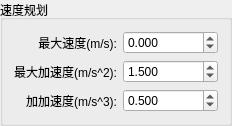
          <widget class="QGroupBox" name="groupBox_18">
           <property name="sizePolicy">
            <sizepolicy hsizetype="Preferred" vsizetype="Preferred">
             <horstretch>0</horstretch>
             <verstretch>0</verstretch>
            </sizepolicy>
           </property>
           <property name="title">
            <string>速度规划</string>
           </property>
           <layout class="QHBoxLayout" name="horizontalLayout_15">
            <item>
             <layout class="QVBoxLayout" name="verticalLayout_8">
              <item>
               <widget class="QLabel" name="label_20">
                <property name="text">
                 <string>最大速度(m/s):</string>
                </property>
                <property name="alignment">
                 <set>Qt::AlignRight|Qt::AlignTrailing|Qt::AlignVCenter</set>
                </property>
               </widget>
              </item>
              <item>
               <widget class="QLabel" name="label_16">
                <property name="sizePolicy">
                 <sizepolicy hsizetype="Preferred" vsizetype="Preferred">
                  <horstretch>0</horstretch>
                  <verstretch>0</verstretch>
                 </sizepolicy>
                </property>
                <property name="layoutDirection">
                 <enum>Qt::LeftToRight</enum>
                </property>
                <property name="text">
                 <string>最大加速度(m/s^2):</string>
                </property>
                <property name="alignment">
                 <set>Qt::AlignRight|Qt::AlignTrailing|Qt::AlignVCenter</set>
                </property>
               </widget>
              </item>
              <item>
               <widget class="QLabel" name="label_17">
                <property name="sizePolicy">
                 <sizepolicy hsizetype="Preferred" vsizetype="Preferred">
                  <horstretch>0</horstretch>
                  <verstretch>0</verstretch>
                 </sizepolicy>
                </property>
                <property name="layoutDirection">
                 <enum>Qt::LeftToRight</enum>
                </property>
                <property name="text">
                 <string>加加速度(m/s^3):</string>
                </property>
                <property name="alignment">
                 <set>Qt::AlignRight|Qt::AlignTrailing|Qt::AlignVCenter</set>
                </property>
               </widget>
              </item>
             </layout>
            </item>
            <item>
             <layout class="QVBoxLayout" name="verticalLayout_48">
              <item>
               <widget class="QDoubleSpinBox" name="doubleSpinBox_max_v">
                <property name="sizePolicy">
                 <sizepolicy hsizetype="Preferred" vsizetype="Fixed">
                  <horstretch>0</horstretch>
                  <verstretch>0</verstretch>
                 </sizepolicy>
                </property>
                <property name="decimals">
                 <number>3</number>
                </property>
                <property name="minimum">
                 <double>-99999999.000000000000000</double>
                </property>
                <property name="maximum">
                 <double>99999999.000000000000000</double>
                </property>
               </widget>
              </item>
              <item>
               <widget class="QDoubleSpinBox" name="doubleSpinBox_max_acc">
                <property name="sizePolicy">
                 <sizepolicy hsizetype="Preferred" vsizetype="Fixed">
                  <horstretch>0</horstretch>
                  <verstretch>0</verstretch>
                 </sizepolicy>
                </property>
                <property name="decimals">
                 <number>3</number>
                </property>
                <property name="minimum">
                 <double>-99999999.000000000000000</double>
                </property>
                <property name="maximum">
                 <double>99999999.000000000000000</double>
                </property>
                <property name="value">
                 <double>1.500000000000000</double>
                </property>
               </widget>
              </item>
              <item>
               <widget class="QDoubleSpinBox" name="doubleSpinBox_jerk">
                <property name="sizePolicy">
                 <sizepolicy hsizetype="Preferred" vsizetype="Fixed">
                  <horstretch>0</horstretch>
                  <verstretch>0</verstretch>
                 </sizepolicy>
                </property>
                <property name="decimals">
                 <number>3</number>
                </property>
                <property name="minimum">
                 <double>-99999999.000000000000000</double>
                </property>
                <property name="maximum">
                 <double>99999999.000000000000000</double>
                </property>
                <property name="value">
                 <double>0.500000000000000</double>
                </property>
               </widget>
              </item>
             </layout>
            </item>
           </layout>
          </widget>
